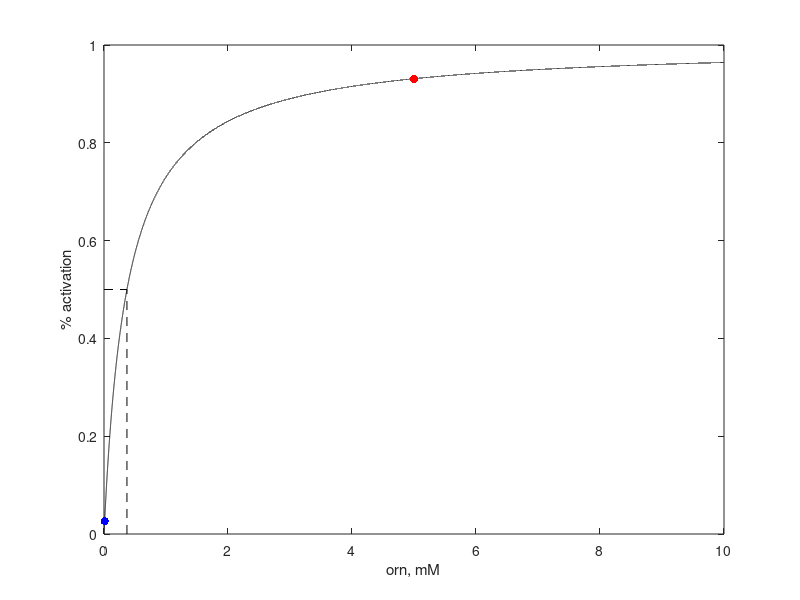

Write MATLAB code to recreate this figure.

function carAB_kinetic_curve
Kmorn = 0.37;
orn_wt = 0.01;
orn_new = 5;
orn = 0.0001:0.0001:10;
Term = orn./(orn + Kmorn);
plot(orn,Term,'k')
hold on
Term2 = 0.01/(0.01 +Kmorn);
Term3 = 5/(5+Kmorn);
scatter(0.01,Term2,'b','filled');
hold on
scatter(5,Term3,'r','filled');
hold on

%plot km
yval = [0,0.5];
xval = [Kmorn,Kmorn];
plot(xval,yval,'k--');

yval = [0.5,0.5];
xval = [0,Kmorn];
plot(xval,yval,'k--');

xlabel('orn, mM')
ylabel('% activation')
end